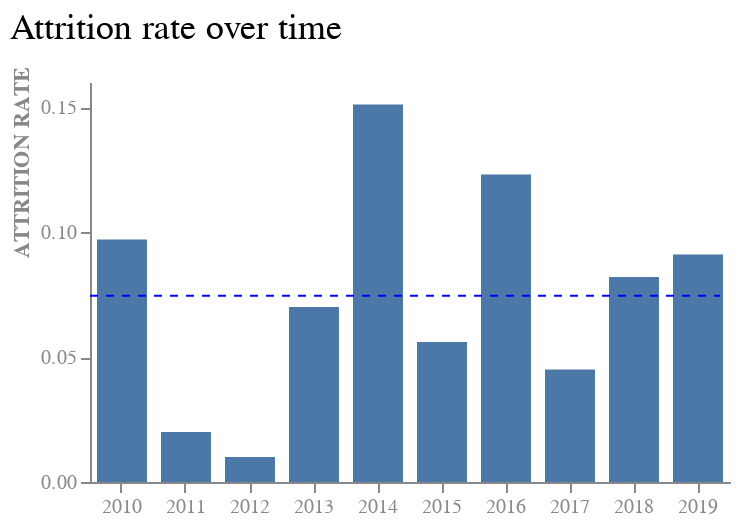

The notebook cell saved with this chart:
### Markdown cell above
![Alt text](\Images\2_5e.png)

### Code cell
bar = base.mark_bar(size = 25).encode(
    x = alt.X('Year:O',
              axis = alt.Axis(labelAngle = 0, labelColor = '#888888', titleColor = '#888888'),
              title = None), 
    y = alt.Y('Attrition Rate',
              axis = alt.Axis(grid = False, titleY = 40, labelColor = "#888888", titleColor = '#888888'), 
              title = "ATTRITION RATE"
              )
    )
    

final = bar + rule
final.properties(
    width = 320,
    height = 200
).configure_view(stroke = None)

### Figure 1 — Vega-Lite specification as saved in the notebook (floating-point values rounded to 4 significant figures)
{"config": {"view": {"continuousWidth": 300, "continuousHeight": 300, "stroke": null}}, "layer": [{"mark": {"type": "bar", "size": 25}, "encoding": {"x": {"axis": {"labelAngle": 0, "labelColor": "#888888", "titleColor": "#888888"}, "field": "Year", "title": null, "type": "ordinal"}, "y": {"axis": {"grid": false, "labelColor": "#888888", "titleColor": "#888888", "titleY": 40}, "field": "Attrition Rate", "title": "ATTRITION RATE", "type": "quantitative"}}, "title": {"text": "Attrition rate over time", "anchor": "start", "fontSize": 18, "fontWeight": "normal", "offset": 10}}, {"mark": {"type": "rule", "color": "blue", "strokeDash": [4, 4]}, "encoding": {"x": {"value": 0}, "x2": {"value": 315}, "y": {"aggregate": "mean", "field": "Attrition Rate", "type": "quantitative"}}, "title": {"text": "Attrition rate over time", "anchor": "start", "fontSize": 18, "fontWeight": "normal", "offset": 10}}], "data": {"name": "data-0a7ed12b3693b0f6b7061ff4e2683f48"}, "height": 200, "width": 320, "$schema": "https://vega.github.io/schema/vega-lite/v5.8.0.json", "datasets": {"data-0a7ed12b3693b0f6b7061ff4e2683f48": [{"Year": 2019, "Attrition Rate": 0.091}, {"Year": 2018, "Attrition Rate": 0.082}, {"Year": 2017, "Attrition Rate": 0.045}, {"Year": 2016, "Attrition Rate": 0.123}, {"Year": 2015, "Attrition Rate": 0.056}, {"Year": 2014, "Attrition Rate": 0.151}, {"Year": 2013, "Attrition Rate": 0.07}, {"Year": 2012, "Attrition Rate": 0.01}, {"Year": 2011, "Attrition Rate": 0.02}, {"Year": 2010, "Attrition Rate": 0.097}]}}
